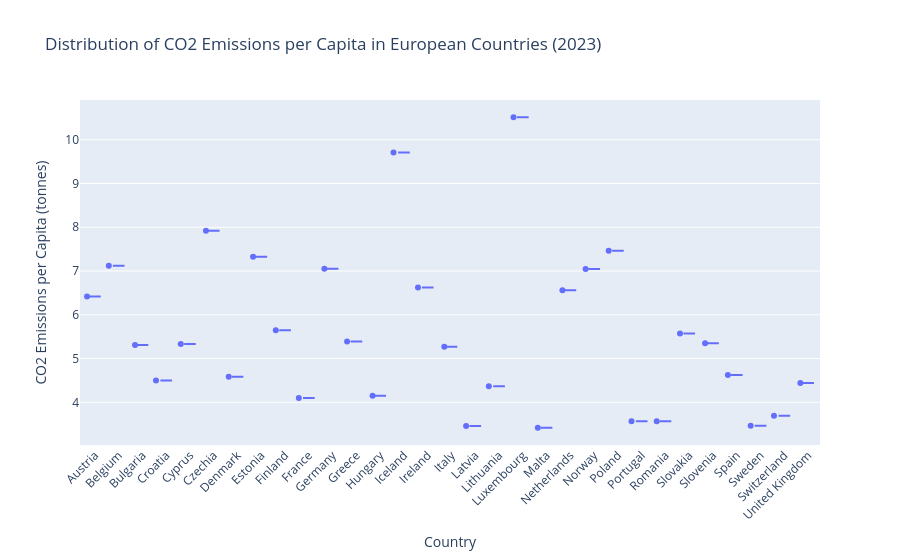

This figure's notebook cell:
### Code cell
import pandas as pd
import plotly.express as px

# Load the dataset
owid_co2_data_df = pd.read_csv('owid-co2-data.csv')

# Define a list of European countries
european_countries = [
    'Austria', 'Belgium', 'Bulgaria', 'Croatia', 'Cyprus', 'Czechia', 'Denmark',
    'Estonia', 'Finland', 'France', 'Germany', 'Greece', 'Hungary', 'Ireland',
    'Italy', 'Latvia', 'Lithuania', 'Luxembourg', 'Malta', 'Netherlands',
    'Poland', 'Portugal', 'Romania', 'Slovakia', 'Slovenia', 'Spain', 'Sweden',
    'United Kingdom', 'Norway', 'Switzerland', 'Iceland'
]

# Filter for European countries
df_europe = owid_co2_data_df[owid_co2_data_df['country'].isin(european_countries)].copy()

# Find the latest year with data for each country
# For a distribution, we typically want a snapshot in time. Let's take the latest available year globally for consistency,
# or the latest year for which 'co2_per_capita' is not NaN for most countries.
latest_year = df_europe['year'].max()
df_latest_year = df_europe[df_europe['year'] == latest_year].dropna(subset=['co2_per_capita']).copy()

# If latest_year doesn't yield enough data, consider a slightly older but more complete year, or handle NaNs specifically.
# For simplicity, we'll just take the max year and dropna.

# Create the box plot
fig = px.box(df_latest_year,
             y="co2_per_capita",
             x="country", # Display individual countries on x-axis to see their exact values
             points="all", # Show individual data points
             title=f"Distribution of CO2 Emissions per Capita in European Countries ({latest_year})",
             labels={
                 "co2_per_capita": "CO2 Emissions per Capita (tonnes)"
             },
             hover_name="country",
             hover_data={'co2_per_capita': ':.2f'}) # Format tooltip for CO2 per capita

fig.update_layout(
    xaxis_title="Country",
    yaxis_title="CO2 Emissions per Capita (tonnes)",
    xaxis_tickangle=-45 # Rotate x-axis labels for readability
)

# Show the plot
fig.show()

### Figure 1 — Plotly figure (JSON) as saved in the notebook; plotly's stock layout.template omitted (floating-point values rounded to 4 significant figures)
{"data": [{"alignmentgroup": "True", "boxpoints": "all", "hovertemplate": "<b>%{hovertext}</b><br><br>country=%{x}<br>CO2 Emissions per Capita (tonnes)=%{y:.2f}<extra></extra>", "hovertext": ["Austria", "Belgium", "Bulgaria", "Croatia", "Cyprus", "Czechia", "Denmark", "Estonia", "Finland", "France", "Germany", "Greece", "Hungary", "Iceland", "Ireland", "Italy", "Latvia", "Lithuania", "Luxembourg", "Malta", "Netherlands", "Norway", "Poland", "Portugal", "Romania", "Slovakia", "Slovenia", "Spain", "Sweden", "Switzerland", "United Kingdom"], "legendgroup": "", "marker": {"color": "#636efa"}, "name": "", "notched": false, "offsetgroup": "", "orientation": "v", "showlegend": false, "type": "box", "x": ["Austria", "Belgium", "Bulgaria", "Croatia", "Cyprus", "Czechia", "Denmark", "Estonia", "Finland", "France", "Germany", "Greece", "Hungary", "Iceland", "Ireland", "Italy", "Latvia", "Lithuania", "Luxembourg", "Malta", "Netherlands", "Norway", "Poland", "Portugal", "Romania", "Slovakia", "Slovenia", "Spain", "Sweden", "Switzerland", "United Kingdom"], "x0": " ", "xaxis": "x", "y": [6.416, 7.118, 5.311, 4.498, 5.334, 7.921, 4.584, 7.328, 5.646, 4.101, 7.051, 5.389, 4.149, 9.708, 6.626, 5.268, 3.46, 4.366, 10.51, 3.419, 6.559, 7.048, 7.463, 3.569, 3.569, 5.571, 5.348, 4.626, 3.465, 3.691, 4.443], "y0": " ", "yaxis": "y"}], "layout": {"boxmode": "group", "legend": {"tracegroupgap": 0}, "title": {"text": "Distribution of CO2 Emissions per Capita in European Countries (2023)"}, "xaxis": {"anchor": "y", "domain": [0.0, 1.0], "tickangle": -45, "title": {"text": "Country"}}, "yaxis": {"anchor": "x", "domain": [0.0, 1.0], "title": {"text": "CO2 Emissions per Capita (tonnes)"}}}}
